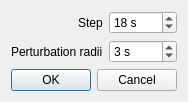
<?xml version="1.0" encoding="UTF-8"?>
<ui version="4.0">
 <class>TimeToAllDialog</class>
 <widget class="QDialog" name="TimeToAllDialog">
  <property name="geometry">
   <rect>
    <x>0</x>
    <y>0</y>
    <width>400</width>
    <height>95</height>
   </rect>
  </property>
  <property name="maximumSize">
   <size>
    <width>16777215</width>
    <height>95</height>
   </size>
  </property>
  <property name="windowTitle">
   <string>Time to all</string>
  </property>
  <layout class="QVBoxLayout" name="verticalLayout">
   <property name="sizeConstraint">
    <enum>QLayout::SetFixedSize</enum>
   </property>
   <item>
    <layout class="QFormLayout" name="formLayout">
     <property name="labelAlignment">
      <set>Qt::AlignRight|Qt::AlignTrailing|Qt::AlignVCenter</set>
     </property>
     <item row="0" column="0">
      <widget class="QLabel" name="stepLabel">
       <property name="text">
        <string>Step</string>
       </property>
      </widget>
     </item>
     <item row="0" column="1">
      <widget class="QSpinBox" name="stepEdit">
       <property name="accelerated">
        <bool>true</bool>
       </property>
       <property name="suffix">
        <string> s</string>
       </property>
       <property name="maximum">
        <number>9999</number>
       </property>
       <property name="value">
        <number>18</number>
       </property>
      </widget>
     </item>
     <item row="1" column="0">
      <widget class="QLabel" name="perturbationRadiiLabel">
       <property name="text">
        <string>Perturbation radii</string>
       </property>
      </widget>
     </item>
     <item row="1" column="1">
      <widget class="QSpinBox" name="perturbationRadiiEdit">
       <property name="accelerated">
        <bool>true</bool>
       </property>
       <property name="suffix">
        <string> s</string>
       </property>
       <property name="value">
        <number>3</number>
       </property>
      </widget>
     </item>
    </layout>
   </item>
   <item>
    <widget class="QDialogButtonBox" name="buttonBox">
     <property name="orientation">
      <enum>Qt::Horizontal</enum>
     </property>
     <property name="standardButtons">
      <set>QDialogButtonBox::Cancel|QDialogButtonBox::Ok</set>
     </property>
    </widget>
   </item>
  </layout>
 </widget>
 <resources/>
 <connections>
  <connection>
   <sender>buttonBox</sender>
   <signal>accepted()</signal>
   <receiver>TimeToAllDialog</receiver>
   <slot>accept()</slot>
   <hints>
    <hint type="sourcelabel">
     <x>227</x>
     <y>77</y>
    </hint>
    <hint type="destinationlabel">
     <x>157</x>
     <y>94</y>
    </hint>
   </hints>
  </connection>
  <connection>
   <sender>buttonBox</sender>
   <signal>rejected()</signal>
   <receiver>TimeToAllDialog</receiver>
   <slot>reject()</slot>
   <hints>
    <hint type="sourcelabel">
     <x>295</x>
     <y>83</y>
    </hint>
    <hint type="destinationlabel">
     <x>286</x>
     <y>94</y>
    </hint>
   </hints>
  </connection>
 </connections>
</ui>
